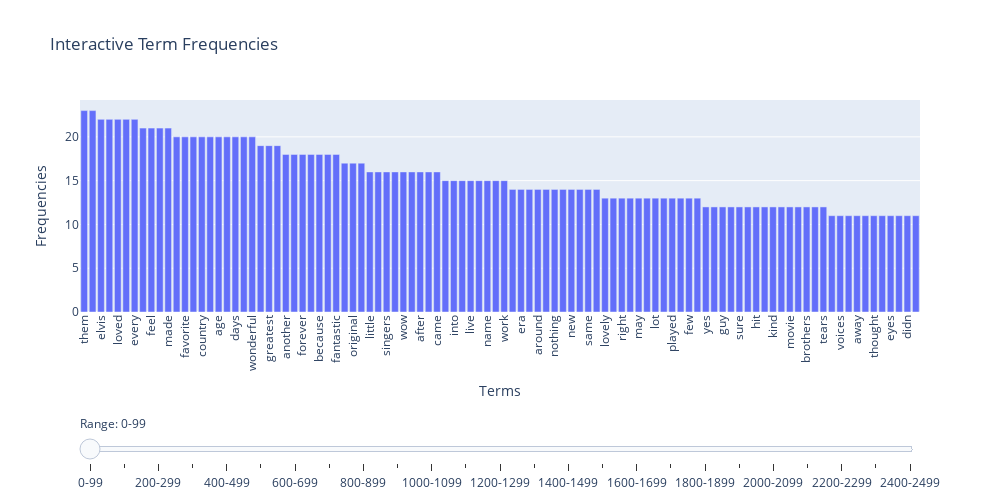
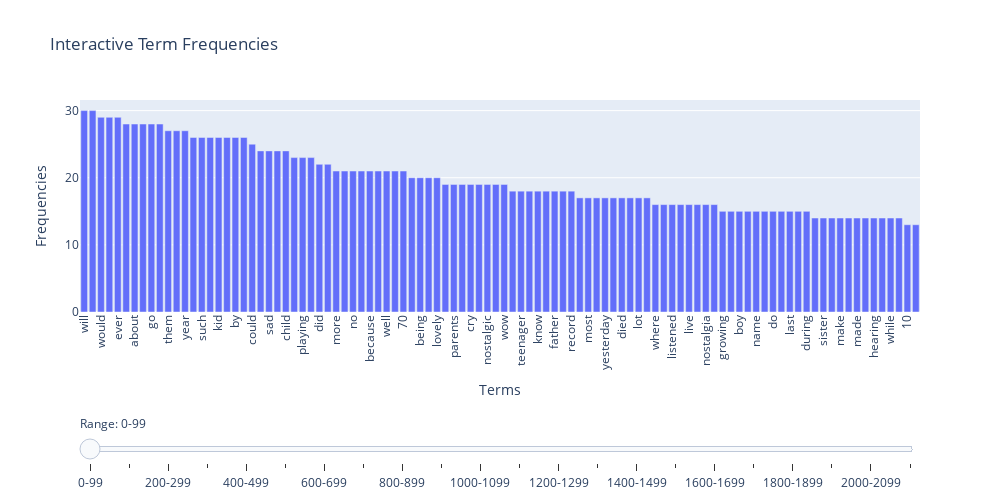

The notebook cell saved with these charts, in order:
### Markdown cell above
#### bottom 1% and top 5% words from term-document matrix

### Code cell
import helpers.text_analysis as ta

filt_term_document_dfs = {}
stop_words_dict = {}

# Step 1: Apply filtering and collect stop words for all categories in one go
for category in categories:
    filt_term_document_dfs[category], stop_words_dict[category] = dmh.filter_top_bottom_words_by_sum(
        term_document_dfs[category], verbose=False)

# Step 2: Aggregate stop words into a single list for later use
stop_words_list = [item for sublist in stop_words_dict.values() for item in sublist]

# Step 3: Plot term frequencies for each filtered category
for category_name, filt_tdm in filt_term_document_dfs.items():
    print(f"Plot of Term Frequencies for Category {category_name}")
    ta.plot_term_frequencies(
        filt_term_document_dfs[category_name], start_range=0, end_range=100, logScale=False, ascending=False)
    print("\n")

# Explanation:
# The dictionary comprehension handles filtering in one line, creating filt_term_document_dfs and populating stop_words_dict.
# sum is used to concatenate stop word lists, reducing nested list comprehensions.
# plot_term_frequencies is called directly in the loop for each category without redundant references.
